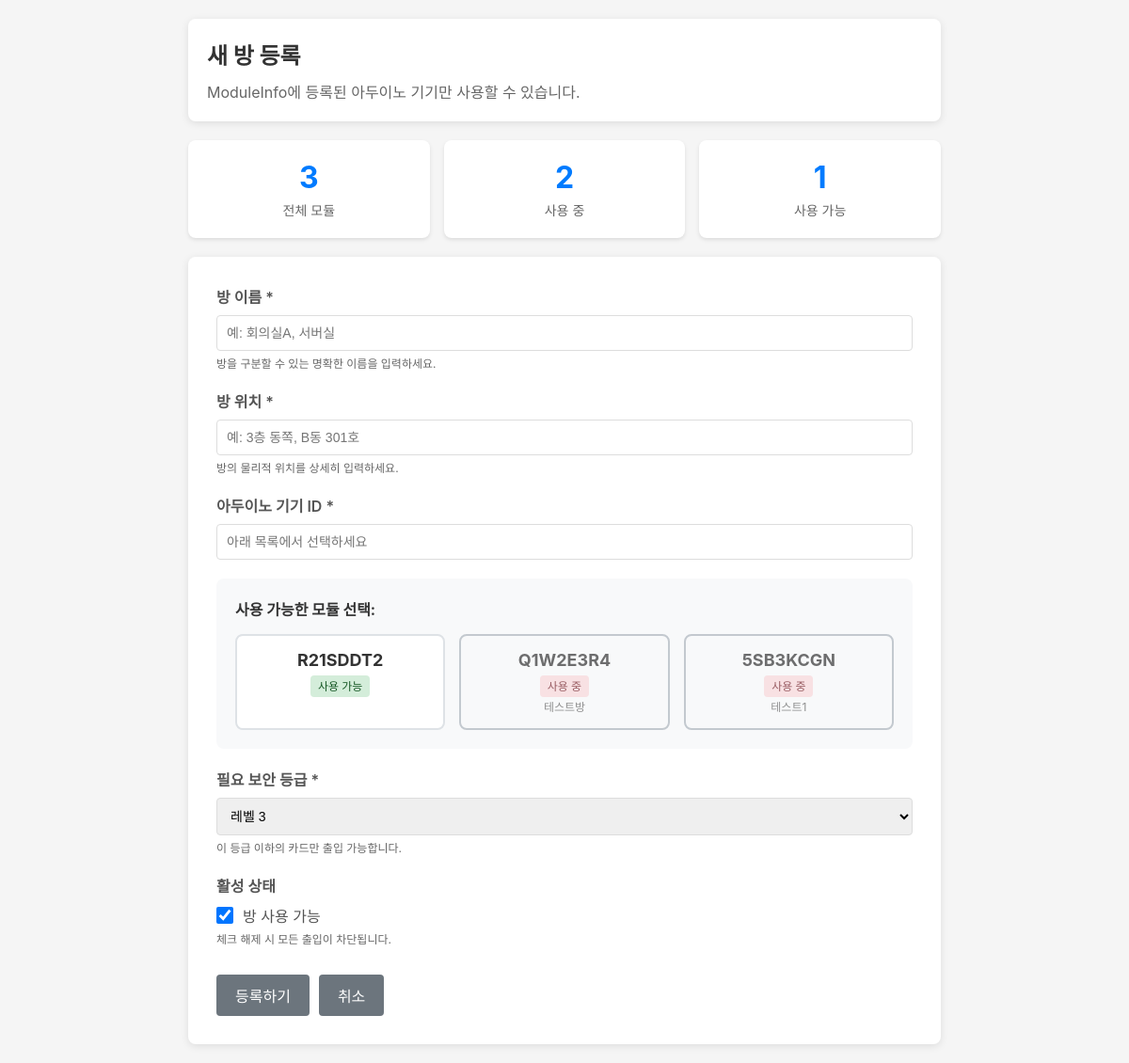
Page /RFID/room_add/ (signed in) on the committed database.
### RFID/models.py (models this page shows, shortened)
class ModuleInfo(models.Model):
    device_id = models.CharField(
        max_length = 10,
        verbose_name="모듈 고유 코드",
        help_text = "아두이노 내부 Preferences->ap_name"
    )
    class Meta:
        db_table = 'module_info'
        verbose_name = "아두이노 정보 저장"
        verbose_name_plural = "ModuleInfo : 아두이노 디바이스 정보"

class Room(models.Model):
    name = models.CharField(
        max_length=100,
        verbose_name="방 이름",
        help_text="예: 회의실A, 서버실, 사무실"
    )
    location = models.CharField(
        max_length=150,
        verbose_name="방 위치",
        help_text="예: 3층 동쪽, GPS좌표, 상세 주소"
    )
    required_level = models.IntegerField(
        verbose_name="필요 보안 등급",
        validators=[MinValueValidator(0), MaxValueValidator(5)],
        help_text="0=최고 권한, 5=최저 권한"
    )
    device_id = models.CharField(
        max_length=20,
        unique=True,
        verbose_name="아두이노 기기 ID",
        help_text="각 아두이노 기기의 고유 식별자"
    )
    is_enabled = models.BooleanField(
        default=True,
        verbose_name="방 사용 가능 여부",
        help_text="False시 모든 출입 차단"
    )
    door_status = models.BooleanField(
        default=False,
        verbose_name="현재 문 상태",
        help_text="True=열림, False=닫힘"
    )
    last_door_change = models.DateTimeField(
        null=True,
        blank=True,
        verbose_name="마지막 문 상태 변경 시간"
    )
    created_at = models.DateTimeField(
        auto_now_add=True,
        verbose_name="등록일시"
    )
    class Meta:
        db_table = 'room_info'
        verbose_name = "방 정보"
        verbose_name_plural = "ROOM : 방 정보 목록"
        indexes = [
            models.Index(fields=['device_id']),
            models.Index(fields=['required_level']),
        ]

### RFID/views_room.py (the view, shortened to what this page needs)
# urls.py: path('room_add/', views_room.room_add, name='room_add'),
@login_required
def room_add(request):
    if not request.user.is_superuser:
        messages.error(request, "접근 권한이 없습니다.")
        return redirect('room_list')
    all_modules = ModuleInfo.objects.all()
    used_device_ids = Room.objects.values_list('device_id', flat=True)
    modules_with_status = []
    for module in all_modules:
        room = Room.objects.filter(device_id=module.device_id).first()
        modules_with_status.append({
            'device_id': module.device_id,
            'is_used': module.device_id in used_device_ids,
            'room': room
        })
    available_count = len([m for m in modules_with_status if not m['is_used']])
    context = {
        'modules_with_status': modules_with_status,
        'total_modules': len(modules_with_status),
        'used_modules': len(modules_with_status) - available_count,
        'available_count': available_count,
    }
    return render(request, 'room_add.html', context)

### RFID/templates/room_add.html (shortened to what this page needs)
<!DOCTYPE html>
<html lang="ko">
<head>
</head>
<body>
    <div class="container">
        <div class="header">
            <h1>새 방 등록</h1>
            <p style="color: #666; margin-top: 5px;">ModuleInfo에 등록된 아두이노 기기만 사용할 수 있습니다.</p>
        </div>
        <div class="info-cards">
            <div class="info-card">
                <div class="info-card-value">{{ total_modules }}</div>
                <div class="info-card-label">전체 모듈</div>
            </div>
            <div class="info-card">
                <div class="info-card-value">{{ used_modules }}</div>
                <div class="info-card-label">사용 중</div>
            </div>
            <div class="info-card">
                <div class="info-card-value">{{ available_count }}</div>
                <div class="info-card-label">사용 가능</div>
            </div>
        </div>
        <form method="post" class="form-container" id="roomForm">
            <div class="form-group">
                <label for="name">방 이름 *</label>
                <input type="text" id="name" name="name" required placeholder="예: 회의실A, 서버실">
                <div class="help-text">방을 구분할 수 있는 명확한 이름을 입력하세요.</div>
            </div>
            <div class="form-group">
                <label for="location">방 위치 *</label>
                <input type="text" id="location" name="location" required placeholder="예: 3층 동쪽, B동 301호">
                <div class="help-text">방의 물리적 위치를 상세히 입력하세요.</div>
            </div>
            <div class="form-group">
                <label for="device_id">아두이노 기기 ID *</label>
                <input type="text" id="device_id" name="device_id" required readonly placeholder="아래 목록에서 선택하세요">
                <div class="module-selection">
                    <h4>사용 가능한 모듈 선택:</h4>
                    <div class="module-grid">
                        {% for module in modules_with_status %}
                        <div class="module-card {% if module.is_used %}used{% else %}available{% endif %}"
                             {% if not module.is_used %}onclick="selectModule('{{ module.device_id }}')"{% endif %}>
                            <div class="module-id">{{ module.device_id }}</div>
                            <div class="module-status">
                                {% if module.is_used %}
                                    <span class="status-text used">사용 중</span>
                                    <span class="room-info">{{ module.room.name }}</span>
                                {% else %}
                                    <span class="status-text available">사용 가능</span>
                                {% endif %}
                            </div>
                        </div>
                        {% empty %}
                        <div class="empty-modules">
                            등록된 모듈이 없습니다. 먼저 모듈을 등록해주세요.
                        </div>
                        {% endfor %}
                    </div>
                </div>
            </div>
            <div class="form-group">
                <label for="required_level">필요 보안 등급 *</label>
                <select id="required_level" name="required_level" required>
                    <option value="3" selected>레벨 3</option>
                </select>
                <div class="help-text">이 등급 이하의 카드만 출입 가능합니다.</div>
            </div>
            <div class="form-group">
                <label>활성 상태</label>
                <div class="checkbox-group">
                    <input type="checkbox" id="is_enabled" name="is_enabled" checked>
                    <label for="is_enabled" style="font-weight: normal; margin-bottom: 0;">방 사용 가능</label>
                </div>
                <div class="help-text">체크 해제 시 모든 출입이 차단됩니다.</div>
            </div>
            <div class="btn-group">
                <button type="submit" class="btn-primary" id="submitBtn" disabled>등록하기</button>
                <button type="button" class="btn-secondary" onclick="window.location.href='/RFID/room_list/'">취소</button>
            </div>
        </form>
    </div>
</body>
</html>

### RFID/templates/room_add.html (style rules this page uses)
* { margin: 0; padding: 0; box-sizing: border-box; }
body { font-family: -apple-system, BlinkMacSystemFont, 'Segoe UI', sans-serif; background: #f5f5f5; color: #333; padding: 20px; }
.container { max-width: 800px; margin: 0 auto; }
.header { background: white; padding: 20px; border-radius: 8px; box-shadow: 0 2px 8px rgba(0,0,0,0.1); margin-bottom: 20px; }
h1 { font-size: 24px; margin-bottom: 10px; }
.info-cards { display: grid; grid-template-columns: repeat(auto-fit, minmax(200px, 1fr)); gap: 15px; margin-bottom: 20px; }
.info-card { background: white; padding: 20px; border-radius: 8px; box-shadow: 0 2px 4px rgba(0,0,0,0.1); text-align: center; }
.info-card-value { font-size: 32px; font-weight: bold; color: #007bff; margin-bottom: 5px; }
.info-card-label { color: #666; font-size: 14px; }
.form-container { background: white; padding: 30px; border-radius: 8px; box-shadow: 0 2px 8px rgba(0,0,0,0.1); }
.form-group { margin-bottom: 20px; }
label { display: block; font-weight: 600; margin-bottom: 8px; color: #555; }
input[type="text"], select { width: 100%; padding: 10px; border: 1px solid #ddd; border-radius: 4px; font-size: 14px; }
.help-text { font-size: 12px; color: #666; margin-top: 4px; }
.checkbox-group { display: flex; align-items: center; gap: 10px; }
input[type="checkbox"] { width: 18px; height: 18px; cursor: pointer; }
.module-selection { margin-top: 20px; padding: 20px; background: #f8f9fa; border-radius: 8px; }
.module-selection h4 { margin-bottom: 15px; color: #333; font-size: 16px; }
.module-grid { display: grid; grid-template-columns: repeat(auto-fill, minmax(200px, 1fr)); gap: 15px; }
.module-card { padding: 15px; background: white; border: 2px solid #dee2e6; border-radius: 8px; text-align: center; transition: all 0.2s; cursor: pointer; }
.module-card.used { background: #f8f9fa; border-color: #adb5bd; cursor: not-allowed; opacity: 0.7; }
.module-id { font-size: 18px; font-weight: bold; margin-bottom: 8px; color: #333; }
.module-status { font-size: 14px; }
.status-text { padding: 4px 8px; border-radius: 4px; font-size: 12px; font-weight: 500; }
.status-text.available { background: #d4edda; color: #155724; }
.status-text.used { background: #f8d7da; color: #721c24; }
.room-info { display: block; margin-top: 5px; font-size: 12px; color: #666; }
.btn-group { display: flex; gap: 10px; margin-top: 30px; }
button { padding: 10px 20px; border: none; border-radius: 4px; font-size: 16px; cursor: pointer; transition: all 0.3s; }
.btn-primary { background: #007bff; color: white; }
.btn-primary:disabled { background: #6c757d; cursor: not-allowed; }
.btn-secondary { background: #6c757d; color: white; }

### rows in the picture
ModuleInfo: device_id "R21SDDT2"
Room: device_id "Q1W2E3R4", room.name "테스트방"
Room: device_id "5SB3KCGN", room.name "테스트1"

### other values in the picture
{{ total_modules }} "3"
{{ used_modules }} "2"
{{ available_count }} "1"
